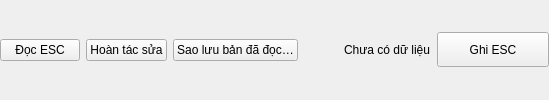
         <widget class="QFrame" name="settingsActionsFrame">
          <property name="frameShape">
           <enum>QFrame::NoFrame</enum>
          </property>
          <layout class="QHBoxLayout" name="actionsLayout">
           <property name="leftMargin">
            <number>0</number>
           </property>
           <property name="topMargin">
            <number>0</number>
           </property>
           <property name="rightMargin">
            <number>0</number>
           </property>
           <property name="bottomMargin">
            <number>0</number>
           </property>
           <item>
            <widget class="QPushButton" name="readButton">
             <property name="text">
              <string>Đọc ESC</string>
             </property>
            </widget>
           </item>
           <item>
            <widget class="QPushButton" name="revertButton">
             <property name="text">
              <string>Hoàn tác sửa</string>
             </property>
            </widget>
           </item>
           <item>
            <widget class="QPushButton" name="exportButton">
             <property name="text">
              <string>Sao lưu bản đã đọc…</string>
             </property>
            </widget>
           </item>
           <item>
            <spacer name="actionsSpacer">
             <property name="orientation">
              <enum>Qt::Horizontal</enum>
             </property>
             <property name="sizeHint" stdset="0">
              <size>
               <width>40</width>
               <height>20</height>
              </size>
             </property>
            </spacer>
           </item>
           <item>
            <widget class="QLabel" name="dirtyLabel">
             <property name="text">
              <string>Chưa có dữ liệu</string>
             </property>
            </widget>
           </item>
           <item>
            <widget class="QPushButton" name="writeButton">
             <property name="minimumSize">
              <size>
               <width>112</width>
               <height>35</height>
              </size>
             </property>
             <property name="text">
              <string>Ghi ESC</string>
             </property>
            </widget>
           </item>
          </layout>
         </widget>
